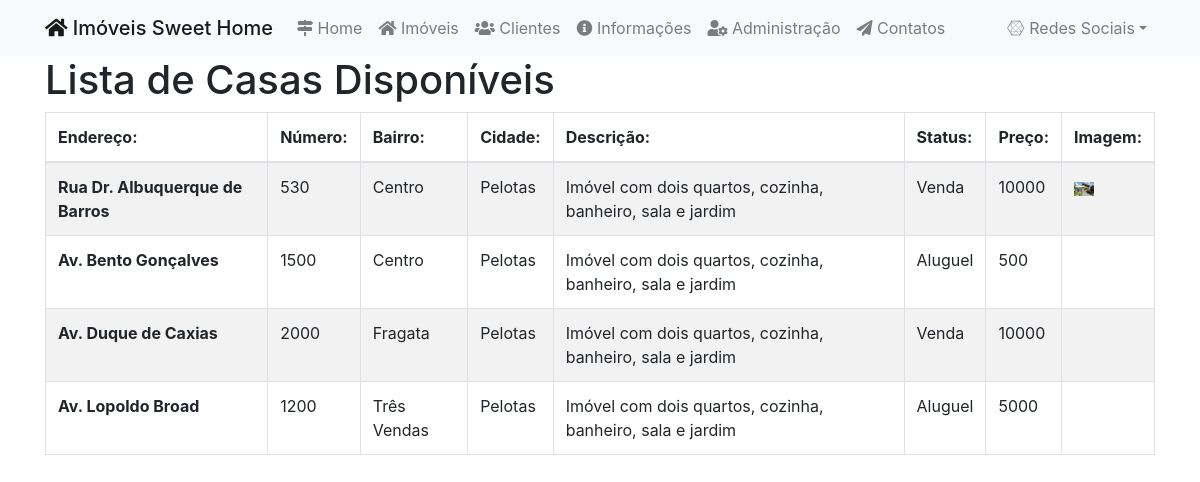
The app's page /imoveis.php, older data.
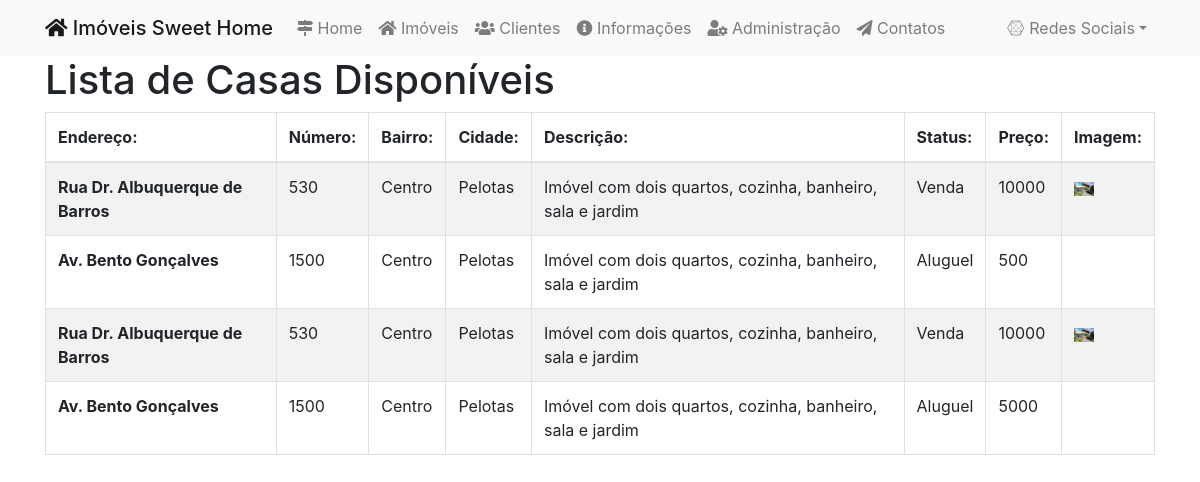
The same page, newer data.
### tables this page shows
CREATE TABLE `imoveis` (
  `id` int(11) NOT NULL,
  `endereco` varchar(200) NOT NULL,
  `numero` varchar(20) NOT NULL,
  `bairro` varchar(100) NOT NULL,
  `cidade` varchar(100) NOT NULL,
  `descricao` text NOT NULL,
  `status` varchar(50) NOT NULL,
  `preco` float NOT NULL,
  `imagem` varchar(200) NOT NULL
);

### imoveis.php (the view, shortened to what this page needs)
<?php
include 'includes/conexao.php';
?>
<!DOCTYPE html>
<html lang="pt-br">
<head>
    <link rel="stylesheet" href="css/bootstrap.min.css">
    <link rel="stylesheet" href="https://use.fontawesome.com/releases/v5.3.1/css/all.css">
</head>
<body>
    <nav class="navbar navbar-expand-lg navbar-light bg-light">
        <div class="container">
            <a href="index.php" class="navbar-brand h1 mb-0"><i class="fas fa-home"></i> Imóveis Sweet Home</a>
            <div class="collapse navbar-collapse" id="navbarSite">
                <ul class="navbar-nav mr-auto">
                    <li class="nav-item">
                        <a class="nav-link" href="index.php"><i class="fas fa-map-signs"></i> Home</a>
                    </li>
                    <li class="nav-item">
                        <a class="nav-link" href="imoveis.php"><i class="fas fa-home"></i> Imóveis</a>
                    </li>
                    <li class="nav-item">
                        <a class="nav-link" href="clientes.php"><i class="fas fa-users"></i> Clientes</a>
                    </li>
                    <li class="nav-item">
                        <a class="nav-link" href="#"><i class="fas fa-info-circle"></i> Informações</a>
                    </li>
                    <li class="nav-item">
                        <a class="nav-link" href="login/index.php"><i class="fas fa-user-cog"></i> Administração</a>
                    </li>
                    <li class="nav-item">
                        <a class="nav-link" href="contatos.php"><i class="fas fa-paper-plane"></i> Contatos</a>
                    </li>
                </ul>
                <ul class="navbar-nav ml-auto">
                    <li class="nav-item dropdown">
                        <a href="#" class="nav-link dropdown-toggle" data-toggle="dropdown" id="navDrop"><i class="fab fa-connectdevelop"></i> Redes Sociais</a>
                    </li>
                </ul>
            </div>
        </div>
    </nav>
    <link rel="stylesheet" href="../css/bootstrap.min.css">
    <div id="box_usuarios">
        <?php
        $sql = "SELECT * FROM imoveis WHERE endereco != ''";
        $result = mysqli_query($conexao, $sql);
        if (mysqli_num_rows($result) == '') {
            echo "<h2>Não existem imóveis cadastrados!!</h2>";
        } else {
            ?>
            <div class="container">
                <h1 class="page-header">Lista de Casas Disponíveis</h1>
                <div class="table-responsive">
                    <table class="table table-striped table-bordered table-hover">
                        <thead>
                            <tr>
                                <th>Endereço:</th>
                                <th>Número:</th>
                                <th>Bairro:</th>
                                <th>Cidade:</th>
                                <th>Descrição:</th>
                                <th>Status:</th>
                                <th>Preço:</th>
                                <th>Imagem:</th>
                            </tr>
                        </thead>
                        <tbody>
                            <?php
                                while ($res_1 = mysqli_fetch_array($result)) {
                                    $endereco = utf8_encode($res_1['endereco']);
                                    $numero = $res_1['numero'];
                                    $bairro = utf8_encode($res_1['bairro']);
                                    $cidade = utf8_encode($res_1['cidade']);
                                    $descricao = utf8_encode($res_1['descricao']);
                                    $status = utf8_encode($res_1['status']);
                                    $preco = $res_1['preco'];
                                    $imagem = $res_1['imagem'];
                                    ?>
                                <tr>
                                    <th><?php echo $endereco ?></th>
                                    <td><?php echo $numero ?></td>
                                    <td><?php echo $bairro ?></td>
                                    <td><?php echo $cidade ?></td>
                                    <td><?php echo $descricao ?></td>
                                    <td><?php echo $status ?></td>
                                    <td><?php echo $preco ?></td>
                                    <td><img src="login/imagens/<?php echo $imagem ?>" alt="" width="20px"></td>
                                </tr>
                            <?php
                                }
                                ?>
                        </tbody>
                    </table>
                </div>
            </div>
        <?php
        }
        ?>
    </div>
</body>
</html>

Row changes from the older to the newer data that the page shows:
changed imoveis (number 3 of 4 on the later page): endereco "Av. Duque de Caxias" → "Rua Dr. Albuquerque de Barros"; numero "2000" → "530"; bairro "Fragata" → "Centro"; imagem: picture added
changed imoveis (number 4 of 4 on the later page): endereco "Av. Lopoldo Broad" → "Av. Bento Gonçalves"; numero "1200" → "1500"; bairro "Três Vendas" → "Centro"
